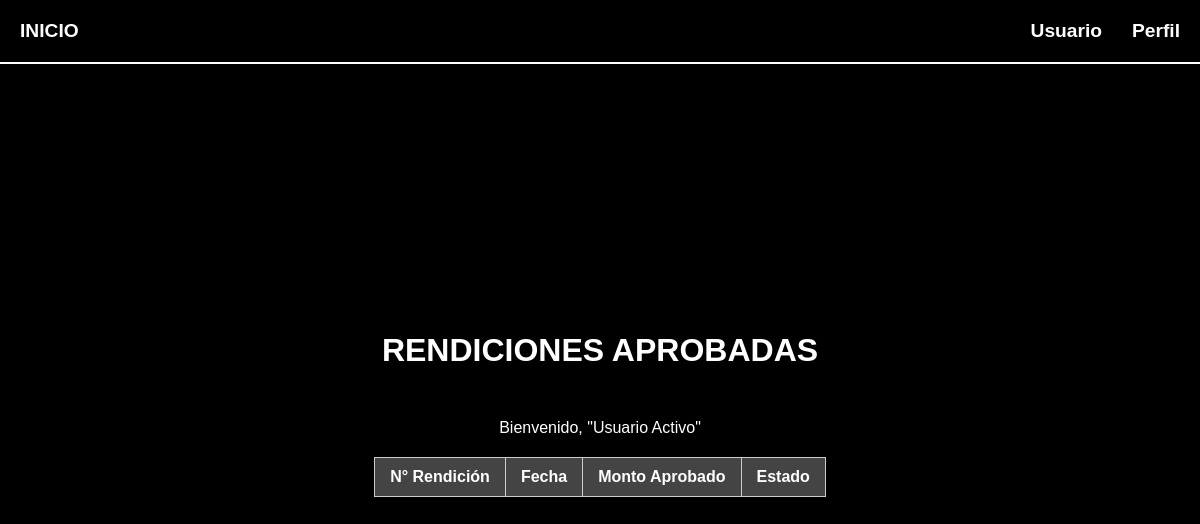
The page /aprobadas/ on the database as committed earlier.
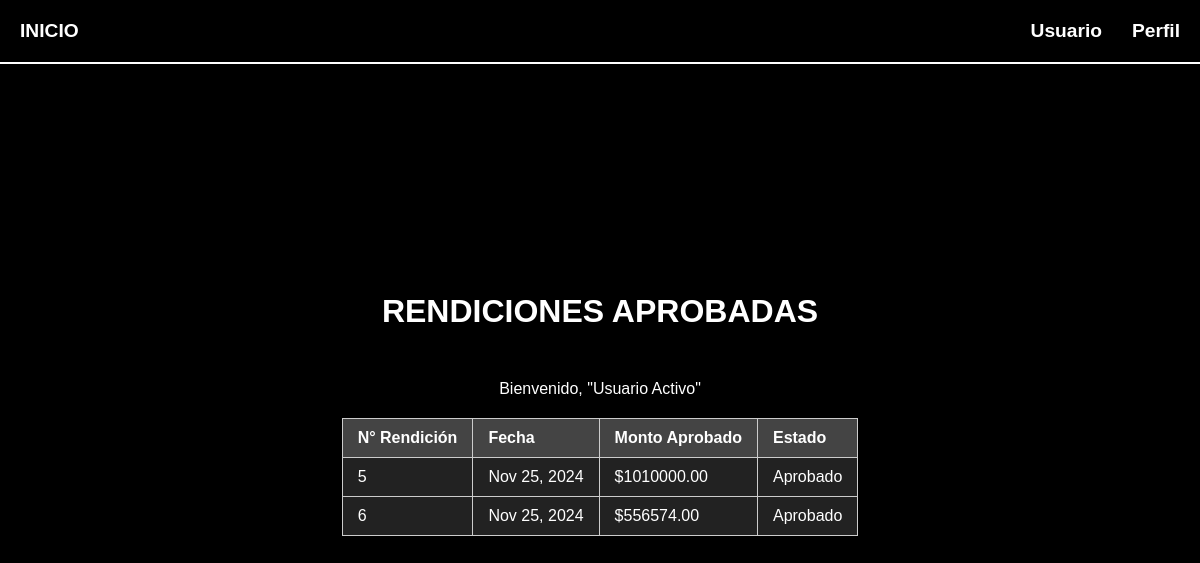
The same page on the database as committed later.
### MainApp/models.py (models this page shows, shortened)
class Rendicion(models.Model):
    fecha_creacion = models.DateField(auto_now_add=True)  # Fecha en la que se crea la rendición
    total = models.DecimalField(max_digits=10, decimal_places=2, default=0)  # Monto total de la rendición
    estado = models.CharField(max_length=20, default='En progreso')  # Estado de la rendición (Ej: En progreso, Confirmada)

### MainApp/views.py (the view)
# urls.py: path('aprobadas/', aprobadas, name='aprobadas'),  # FIX: usar la vista importada directamente
def aprobadas(request):
    rendiciones_aprobadas = Rendicion.objects.filter(estado='Aprobado').order_by('id')  # Solo aprobadas en orden ascendente
    return render(request, 'MainApp/aprobadas.html', {'rendiciones': rendiciones_aprobadas})

### MainApp/templates/MainApp/aprobadas.html (shortened to what this page needs)
<!DOCTYPE html>
<html lang="es">
<head>
    {% load static %}
    <link rel="stylesheet" href="{% static 'MainApp/gestion_reembolsos.css' %}">
</head>
<body>
    <header class="header">
        <div class="logo">
            <a href="{% url 'index' %}">INICIO</a>
        </div>
        <ul class="nav-links">
            <li><a href="#">Usuario</a></li>
            <li><a href="#">Perfil</a></li>
        </ul>
    </header>
    <main class="main-content">
        <h1 class="welcome-text">RENDICIONES APROBADAS</h1>
        <p class="user-welcome">Bienvenido, "Usuario Activo"</p>
        <div class="table-container">
            <table class="reembolso-table">
                <thead>
                    <tr>
                        <th>N° Rendición</th>
                        <th>Fecha</th>
                        <th>Monto Aprobado</th>
                        <th>Estado</th>
                    </tr>
                </thead>
                <tbody>
                    {% for rendicion in rendiciones %}
                    <tr>
                        <td>{{ rendicion.id }}</td>
                        <td>{{ rendicion.fecha_creacion|date:"M d, Y" }}</td>
                        <td>${{ rendicion.total }}</td>
                        <td>{{ rendicion.estado }}</td>
                    </tr>
                    {% endfor %}
                </tbody>
            </table>
        </div>
    </main>
</body>
</html>

Rows that differ between the two databases and show on the page:
added Rendicion: id "5", fecha_creacion "Nov 25, 2024", total "1010000.00", estado "Aprobado"
added Rendicion: id "6", fecha_creacion "Nov 25, 2024", total "556574.00", estado "Aprobado"
